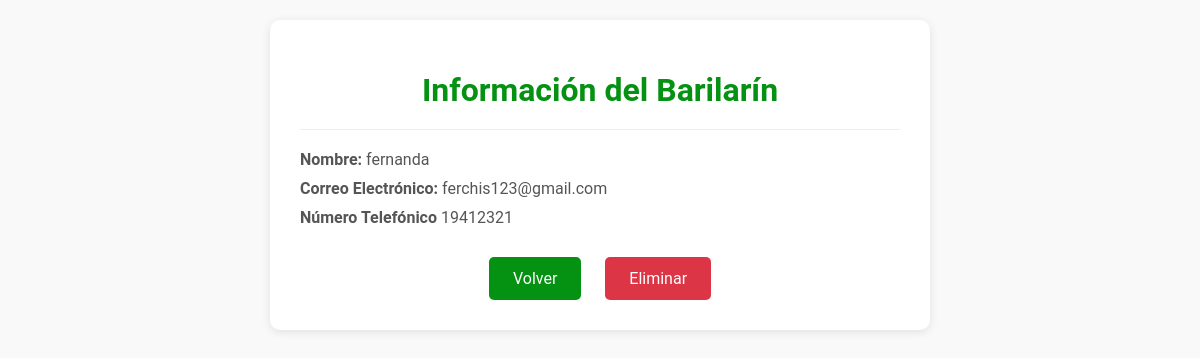
The page /students/23/ (signed in) on the database its author committed.
### app/models.py (models this page shows, shortened)
class Student(models.Model):
    name = models.CharField(max_length=100)
    email = models.EmailField(max_length=100)
    phone_number = models.CharField(max_length=50)
    image = models.ImageField(upload_to='students/')

### app/views.py (the view)
# urls.py: path('students/<int:pk>/', views.student_detail, name='student-detail'),
@login_required
@user_passes_test(is_admin)
def student_detail(request, pk):
    student = get_object_or_404(Student, pk=pk)
    return render(request, 'student_detail.html', {'student': student})

### app/views.py (called while the page is built)
def is_admin(user):
    return user.is_superuser

### Templates/student_detail.html (shortened to what this page needs)
<!DOCTYPE html>
<html lang="en">
<head>
</head>
<body>
    <div class="container">
        <h1>Información del Barilarín</h1>
        <div class="student-details">
            <div class="detail"><strong>Nombre:</strong> {{ student.name }}</div>
            <div class="detail"><strong>Correo Electrónico:</strong> {{ student.email }}</div>
            <div class="detail"><strong>Número Telefónico</strong> {{ student.phone_number }}</div>
        </div>
        <div class="actions">
            <a href="{% url 'student-list' %}">Volver</a>
            <a href="{% url 'student-delete' pk=student.pk %}">Eliminar</a>
        </div>
    </div>
</body>
</html>

### Templates/student_detail.html (style rules this page uses)
body { font-family: 'Roboto', Arial, sans-serif; background-color: #f9f9f9; margin: 0; padding: 0; }
.container { max-width: 600px; margin: 20px auto; background-color: #fff; padding: 30px; border-radius: 10px; box-shadow: 0 2px 10px rgba(0,0,0,0.1); transition: box-shadow 0.3s ease; }
h1 { text-align: center; color: #059212; margin-bottom: 20px; }
.student-details { border-top: 1px solid #eee; padding-top: 20px; margin-bottom: 30px; }
.detail { margin-bottom: 10px; color: #555; }
.actions { margin-top: 20px; text-align: center; }
.actions a { display: inline-block; margin: 0 10px; padding: 12px 24px; background-color: #059212; color: #fff; border-radius: 5px; text-decoration: none; transition: background-color 0.3s ease, color 0.3s ease; }
.actions a:nth-last-child(1) { background-color: #dc3545; }

### rows shown on the page
Student: name "fernanda", email "ferchis123@gmail.com", phone_number "19412321"
